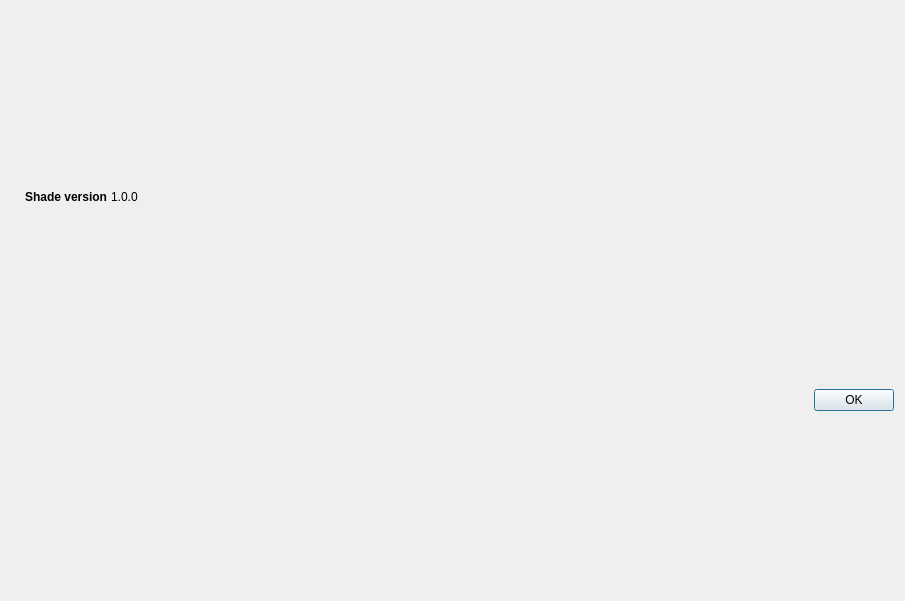
<?xml version="1.0" encoding="UTF-8"?>
<ui version="4.0">
 <class>tutoWriteDialog</class>
 <widget class="QDialog" name="tutoWriteDialog">
  <property name="geometry">
   <rect>
    <x>0</x>
    <y>0</y>
    <width>905</width>
    <height>601</height>
   </rect>
  </property>
  <property name="windowTitle">
   <string>How to mine FoxCoin</string>
  </property>
  <layout class="QHBoxLayout" name="horizontalLayout_2">
   <item>
    <widget class="QLabel" name="label_4">
     <property name="sizePolicy">
      <sizepolicy hsizetype="Preferred" vsizetype="Ignored">
       <horstretch>0</horstretch>
       <verstretch>0</verstretch>
      </sizepolicy>
     </property>
     <property name="pixmap">
      <pixmap resource="../bitcoin.qrc">:/images/about</pixmap>
     </property>
    </widget>
   </item>
   <item>
    <layout class="QVBoxLayout" name="verticalLayout_2">
     <item>
      <widget class="QFrame" name="frame">
       <property name="sizePolicy">
        <sizepolicy hsizetype="Fixed" vsizetype="Fixed">
         <horstretch>0</horstretch>
         <verstretch>0</verstretch>
        </sizepolicy>
       </property>
       <layout class="QHBoxLayout" name="horizontalLayout" stretch="0,0">
        <property name="spacing">
         <number>0</number>
        </property>
        <property name="sizeConstraint">
         <enum>QLayout::SetFixedSize</enum>
        </property>
        <property name="leftMargin">
         <number>1</number>
        </property>
        <property name="topMargin">
         <number>1</number>
        </property>
        <property name="rightMargin">
         <number>1</number>
        </property>
        <property name="bottomMargin">
         <number>1</number>
        </property>
        <item>
         <widget class="QLabel" name="label">
          <property name="sizePolicy">
           <sizepolicy hsizetype="Fixed" vsizetype="Fixed">
            <horstretch>0</horstretch>
            <verstretch>0</verstretch>
           </sizepolicy>
          </property>
          <property name="maximumSize">
           <size>
            <width>16777215</width>
            <height>267</height>
           </size>
          </property>
          <property name="cursor">
           <cursorShape>IBeamCursor</cursorShape>
          </property>
          <property name="text">
           <string>&lt;html&gt;&lt;head/&gt;&lt;body&gt;&lt;p&gt;&lt;span style=&quot; font-weight:600;&quot;&gt;Shade version &lt;/span&gt;&lt;/p&gt;&lt;/body&gt;&lt;/html&gt;</string>
          </property>
          <property name="textInteractionFlags">
           <set>Qt::LinksAccessibleByMouse|Qt::TextSelectableByKeyboard|Qt::TextSelectableByMouse</set>
          </property>
         </widget>
        </item>
        <item>
         <widget class="QLabel" name="versionLabel">
          <property name="sizePolicy">
           <sizepolicy hsizetype="Fixed" vsizetype="Fixed">
            <horstretch>0</horstretch>
            <verstretch>0</verstretch>
           </sizepolicy>
          </property>
          <property name="cursor">
           <cursorShape>IBeamCursor</cursorShape>
          </property>
          <property name="text">
           <string notr="true">1.0.0</string>
          </property>
          <property name="textFormat">
           <enum>Qt::RichText</enum>
          </property>
          <property name="textInteractionFlags">
           <set>Qt::LinksAccessibleByMouse|Qt::TextSelectableByKeyboard|Qt::TextSelectableByMouse</set>
          </property>
         </widget>
        </item>
       </layout>
      </widget>
     </item>
     <item>
      <widget class="QDialogButtonBox" name="buttonBox">
       <property name="orientation">
        <enum>Qt::Horizontal</enum>
       </property>
       <property name="standardButtons">
        <set>QDialogButtonBox::Ok</set>
       </property>
      </widget>
     </item>
    </layout>
   </item>
  </layout>
 </widget>
 <resources>
  <include location="../bitcoin.qrc"/>
 </resources>
 <connections>
  <connection>
   <sender>buttonBox</sender>
   <signal>accepted()</signal>
   <receiver>tutoWriteDialog</receiver>
   <slot>accept()</slot>
   <hints>
    <hint type="sourcelabel">
     <x>360</x>
     <y>308</y>
    </hint>
    <hint type="destinationlabel">
     <x>157</x>
     <y>274</y>
    </hint>
   </hints>
  </connection>
  <connection>
   <sender>buttonBox</sender>
   <signal>rejected()</signal>
   <receiver>tutoWriteDialog</receiver>
   <slot>reject()</slot>
   <hints>
    <hint type="sourcelabel">
     <x>428</x>
     <y>308</y>
    </hint>
    <hint type="destinationlabel">
     <x>286</x>
     <y>274</y>
    </hint>
   </hints>
  </connection>
 </connections>
</ui>
